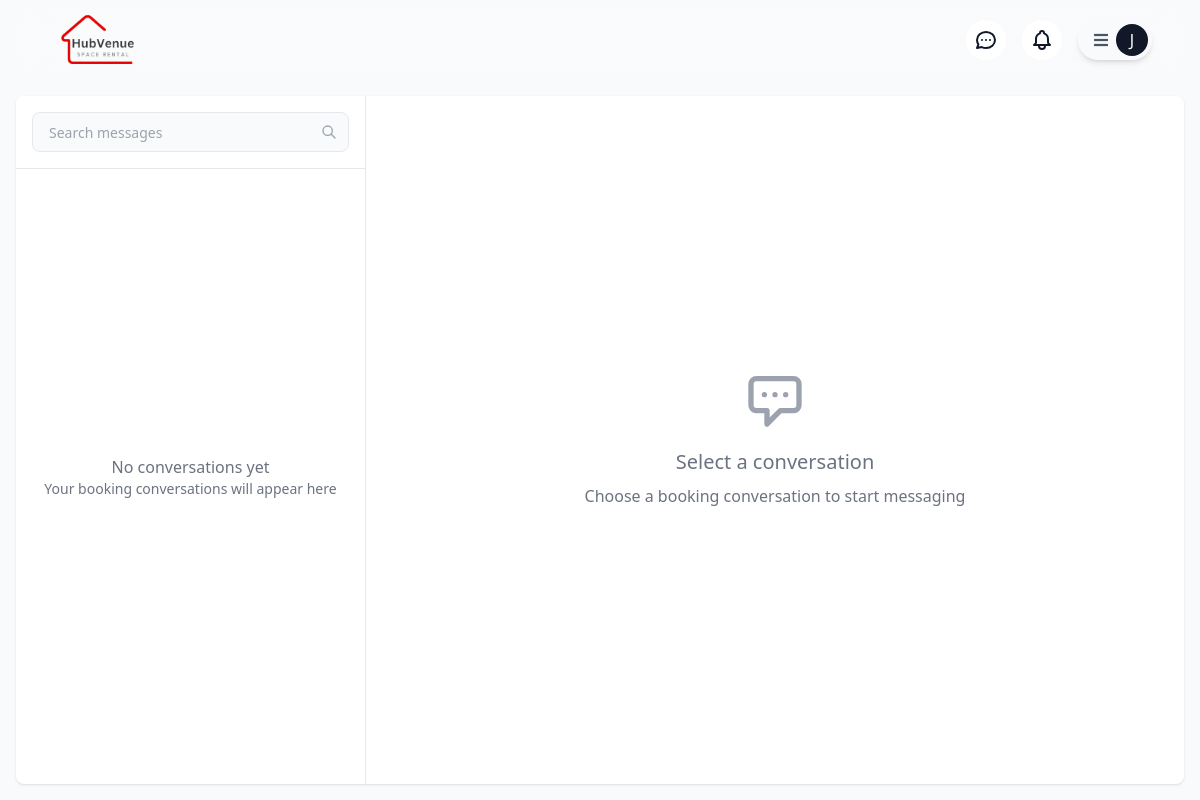
The page /messages.php (signed in) on the database as committed earlier.
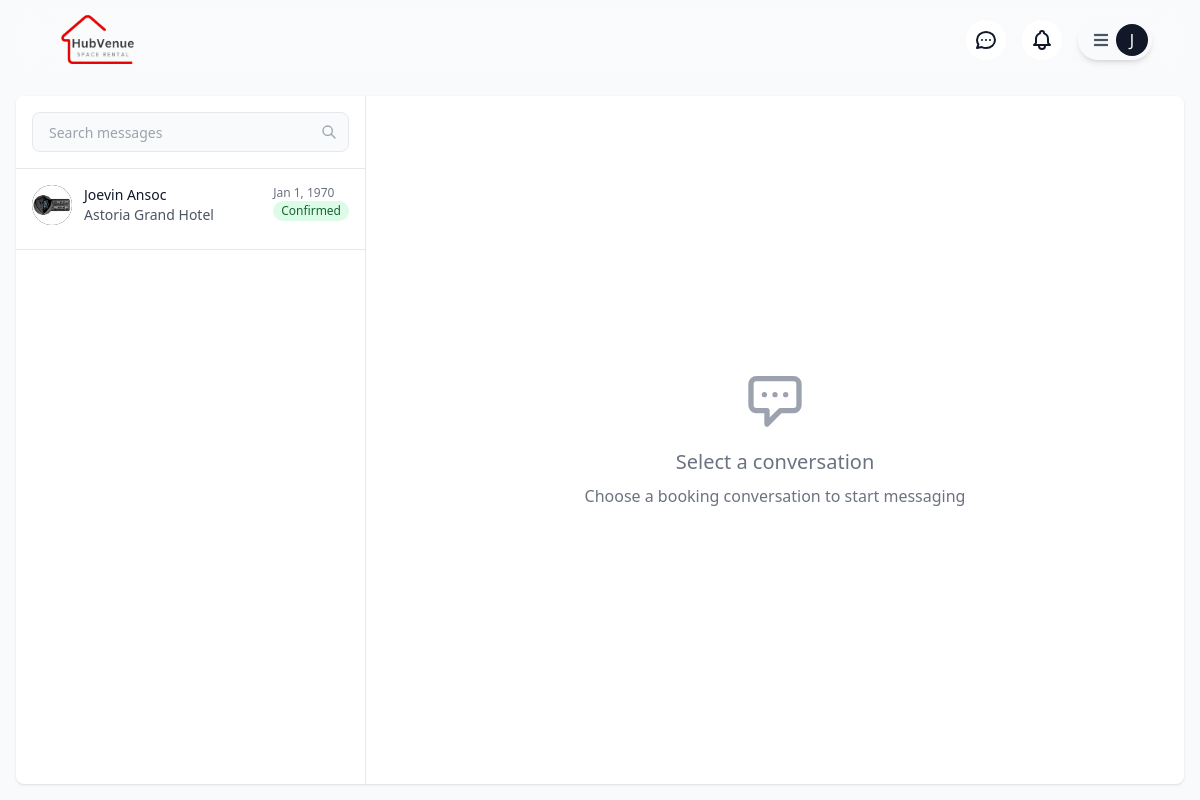
The same page on the database as committed later.
### tables this page shows
CREATE TABLE `bookings` (
  `id` int(11) NOT NULL,
  `booking_start_date` date DEFAULT NULL,
  `booking_end_date` date DEFAULT NULL,
  `booking_participants` int(11) DEFAULT NULL,
  `booking_venue_price` decimal(10,2) DEFAULT NULL,
  `booking_entrance` decimal(10,2) DEFAULT NULL,
  `booking_cleaning` decimal(10,2) DEFAULT NULL,
  `booking_service_fee` decimal(10,2) DEFAULT NULL,
  `booking_duration` int(11) DEFAULT NULL,
  `booking_grand_total` decimal(10,2) DEFAULT NULL,
  `booking_dp_amount` decimal(10,2) DEFAULT NULL,
  `booking_balance` decimal(10,2) DEFAULT NULL,
  `booking_dp_id` int(11) DEFAULT NULL,
  `booking_coupon_id` int(11) DEFAULT NULL,
  `booking_discount_id` int(11) DEFAULT NULL,
  `booking_status_id` int(11) DEFAULT NULL,
  `booking_guest_id` int(11) DEFAULT NULL,
  `booking_venue_id` int(11) DEFAULT NULL,
  `booking_payment_method` int(11) DEFAULT NULL,
  `booking_payment_reference` varchar(255) DEFAULT NULL,
  `booking_payment_status_id` int(11) DEFAULT NULL,
  `booking_request` text DEFAULT NULL,
  `booking_cancellation_reason` text DEFAULT NULL,
  `booking_checkin_link` text NOT NULL,
  `booking_checkout_link` text NOT NULL,
  `booking_checkin_status` enum('Pending','Checked-In','No-Show') NOT NULL DEFAULT 'Pending',
  `booking_checkout_status` enum('Pending','Checked-Out') NOT NULL DEFAULT 'Pending',
  `booking_checkin_date` date NOT NULL,
  `booking_checkout_date` date NOT NULL,
  `booking_created_at` timestamp NOT NULL DEFAULT current_timestamp(),
  `booking_updated_at` timestamp NOT NULL DEFAULT current_timestamp() ON UPDATE current_timestamp()
);

CREATE TABLE `users` (
  `id` int(11) NOT NULL,
  `firstname` varchar(50) NOT NULL,
  `lastname` varchar(50) NOT NULL,
  `middlename` varchar(50) DEFAULT NULL,
  `sex_id` int(11) NOT NULL,
  `user_type_id` int(11) NOT NULL,
  `birthdate` date NOT NULL,
  `contact_number` varchar(50) NOT NULL,
  `address` varchar(255) NOT NULL,
  `profile_pic` text DEFAULT NULL,
  `bio` text DEFAULT NULL,
  `email` varchar(50) NOT NULL,
  `password` varchar(255) NOT NULL,
  `is_Verified` enum('Verified','Not Verified') NOT NULL DEFAULT 'Not Verified',
  `verification_Token` text NOT NULL,
  `remember_token` text DEFAULT NULL,
  `token_expiry` datetime DEFAULT NULL,
  `reset_token` text DEFAULT NULL,
  `reset_token_expiry` datetime DEFAULT NULL,
  `created_at` timestamp NOT NULL DEFAULT current_timestamp(),
  `updated_at` timestamp NOT NULL DEFAULT current_timestamp() ON UPDATE current_timestamp()
);

CREATE TABLE `venues` (
  `id` int(11) NOT NULL,
  `name` varchar(255) NOT NULL,
  `description` text NOT NULL,
  `address` varchar(255) NOT NULL,
  `location` varchar(255) NOT NULL,
  `price` decimal(10,2) NOT NULL,
  `capacity` int(11) NOT NULL,
  `amenities` longtext NOT NULL CHECK (json_valid(`amenities`)),
  `rules` longtext NOT NULL,
  `entrance` int(11) NOT NULL,
  `cleaning` int(11) NOT NULL,
  `down_payment_id` int(11) NOT NULL,
  `venue_tag` int(11) NOT NULL,
  `thumbnail` int(11) NOT NULL,
  `time_inout` text NOT NULL,
  `host_id` int(11) NOT NULL,
  `status_id` int(11) NOT NULL,
  `availability_id` int(11) NOT NULL,
  `created_at` timestamp NOT NULL DEFAULT current_timestamp(),
  `updated_at` timestamp NOT NULL DEFAULT current_timestamp() ON UPDATE current_timestamp()
);

### classes/account.class.php (called while the page is built, shortened)
<?php
require_once(__DIR__ . '/../dbconnection.php');
class Account
{
    protected $db;
    function __construct()
    {
        $this->db = new Database();
    }
    public function getUserRole($userId)
    {
        try {
            $sql = 'SELECT name FROM user_types_sub uts JOIN users u ON uts.id = u.user_type_id WHERE u.id = :userId';
            $stmt = $this->db->connect()->prepare($sql);
            $stmt->bindParam(':userId', $userId);
            $stmt->execute();
            $role = $stmt->fetchColumn();
            return $role;
        } catch (PDOException $e) {
            error_log("Error fetching user role: " . $e->getMessage());
            return false;
        }
    }
}

### dbconnection.php (called while the page is built, shortened)
<?php
class Database
{
    private $host = 'localhost';
    private $username = 'root';
    private $password = '';
    private $dbname = 'hub_venue_1';
    function connect()
    {
        $this->connection = new PDO("mysql:host=$this->host;dbname=$this->dbname", $this->username, $this->password);
        return $this->connection;
    }
}

### messages.php (the view, shortened to what the changed rows need)
<?php
require_once './classes/venue.class.php';
require_once './classes/account.class.php';
require_once './dbconnection.php';
$accountObj = new Account();
$USER_ID = isset($_SESSION['user']) ? $_SESSION['user'] : null;
$userType = $accountObj->getUserRole($USER_ID);
$HOST_ROLE = "Host";
function getStatusBadge($statusId)
{
    $statusClasses = [
        1 => 'bg-yellow-100 text-yellow-800',
        2 => 'bg-green-100 text-green-800',
        3 => 'bg-red-100 text-red-800',
        4 => 'bg-blue-100 text-blue-800'
    ];
    $statusText = [
        1 => 'Pending',
        2 => 'Confirmed',
        3 => 'Cancelled',
        4 => 'Completed'
    ];
    $class = $statusClasses[$statusId] ?? 'bg-gray-100 text-gray-800';
    $text = $statusText[$statusId] ?? 'Unknown';
    return "<span class='inline-block px-2 py-0.5 rounded-full text-xs font-medium {$class}'>{$text}</span>";
}
try {
    $db = new Database();
    $conn = $db->connect();
    if ($userType == $HOST_ROLE) {
        $query = "SELECT DISTINCT
            b.*,
            v.id as venue_id,
            v.name as venue_name,
            v.host_id,
            g.firstname as guest_firstname,
            g.lastname as guest_lastname,
            g.profile_pic as guest_profile_pic,
            g.id as guest_id,
            COALESCE((
                SELECT COUNT(*)
                FROM messages m
                JOIN conversations c ON m.conversation_id = c.id
                LEFT JOIN message_status ms ON m.id = ms.message_id AND ms.user_id = :host_id
                WHERE c.booking_id = b.id
                AND m.sender_id != :host_id
                AND (ms.is_read = 0 OR ms.is_read IS NULL)
            ), 0) as unread_count,
            (
                SELECT m.created_at
                FROM messages m
                JOIN conversations c ON m.conversation_id = c.id
                WHERE c.booking_id = b.id
                ORDER BY m.created_at DESC
                LIMIT 1
            ) as last_message_at
        FROM bookings b
        JOIN venues v ON b.booking_venue_id = v.id
        JOIN users g ON b.booking_guest_id = g.id
        LEFT JOIN conversations c ON c.booking_id = b.id
        LEFT JOIN conversation_participants cp1 ON c.id = cp1.conversation_id AND cp1.user_id = :host_id
        LEFT JOIN conversation_participants cp2 ON c.id = cp2.conversation_id AND cp2.user_id = g.id
        WHERE v.host_id = :host_id
        AND b.booking_status_id = 2  /* Only Confirmed status */
        AND b.booking_payment_status_id = 2  /* Only Paid status */
        GROUP BY b.id, g.id, v.id, v.name, v.host_id, g.firstname, g.lastname, g.profile_pic  /* Include all selected columns */
        ORDER BY unread_count DESC, last_message_at DESC";
        error_log("Executing host query with user ID: " . $USER_ID);
        error_log("Full SQL Query: " . str_replace(':host_id', $USER_ID, $query));
        $stmt = $conn->prepare($query);
        $stmt->execute(['host_id' => $USER_ID]);
        $bookings = $stmt->fetchAll(PDO::FETCH_ASSOC);
        error_log("Host query results count: " . count($bookings));
        foreach ($bookings as $booking) {
            error_log("Found booking - ID: " . $booking['id'] .
                     ", Guest: " . $booking['guest_firstname'] . " " . $booking['guest_lastname'] .
                     ", Venue: " . $booking['venue_name'] .
                     ", Status: " . $booking['booking_status_id'] .
                     ", Payment: " . $booking['booking_payment_status_id']);
        }
    } else {
        $query = "SELECT DISTINCT
            b.*,
            v.id as venue_id,
            v.name as venue_name,
            v.host_id,
            h.firstname as host_firstname,
            h.lastname as host_lastname,
            h.profile_pic as host_profile_pic,
            COALESCE((
                SELECT COUNT(*)
                FROM messages m
                JOIN conversations c ON m.conversation_id = c.id
                LEFT JOIN message_status ms ON m.id = ms.message_id AND ms.user_id = :guest_id
                WHERE c.booking_id = b.id
                AND m.sender_id != :guest_id
                AND (ms.is_read = 0 OR ms.is_read IS NULL)
            ), 0) as unread_count,
            (
                SELECT m.created_at
                FROM messages m
                JOIN conversations c ON m.conversation_id = c.id
                WHERE c.booking_id = b.id
                ORDER BY m.created_at DESC
                LIMIT 1
            ) as last_message_at
        FROM bookings b
        JOIN venues v ON b.booking_venue_id = v.id
        JOIN users h ON v.host_id = h.id
        LEFT JOIN conversations c ON c.booking_id = b.id
        LEFT JOIN conversation_participants cp1 ON c.id = cp1.conversation_id AND cp1.user_id = :guest_id
        LEFT JOIN conversation_participants cp2 ON c.id = cp2.conversation_id AND cp2.user_id = h.id
        WHERE b.booking_guest_id = :guest_id
        AND b.booking_status_id = 2  /* Only Confirmed status */
        AND b.booking_payment_status_id = 2  /* Only Paid status */
        GROUP BY b.id, h.id  /* Group by booking and host to prevent duplicates */
        ORDER BY unread_count DESC, last_message_at DESC";
        $stmt = $conn->prepare($query);
        $stmt->execute(['guest_id' => $USER_ID]);
        $bookings = $stmt->fetchAll(PDO::FETCH_ASSOC);
    }
    $uniqueUsers = [];
    foreach ($bookings as $booking) {
        if ($userType == $HOST_ROLE) {
            $userKey = $booking['guest_id'];
            $userName = $booking['guest_firstname'] . ' ' . $booking['guest_lastname'];
            $guestId = $booking['guest_id'];
            $hostId = $USER_ID;
            $venueId = $booking['venue_id'];
            $venueName = $booking['venue_name'];
            $profilePic = $booking['guest_profile_pic'];
        } else {
            $userKey = $booking['host_id'];
            $userName = $booking['host_firstname'] . ' ' . $booking['host_lastname'];
            $guestId = $USER_ID;
            $hostId = $booking['host_id'];
            $venueId = $booking['venue_id'];
            $venueName = $booking['venue_name'];
            $profilePic = $booking['host_profile_pic'];
        }
        if (
            !isset($uniqueUsers[$userKey]) ||
            strtotime($booking['last_message_at']) > strtotime($uniqueUsers[$userKey]['last_message_at'])
        ) {
            $uniqueUsers[$userKey] = [
                'booking_id' => $booking['id'],
                'venue_id' => $venueId,
                'venue_name' => $venueName,
                'guest_id' => $guestId,
                'host_id' => $hostId,
                'display_name' => $userName,
                'profile_pic' => $profilePic,
                'last_message_at' => $booking['last_message_at'],
                'booking_status_id' => $booking['booking_status_id'],
                'name' => $venueName,
                'unread_count' => (int) $booking['unread_count']
            ];
        }
    }
    usort($uniqueUsers, function ($a, $b) {
        return strtotime($b['last_message_at']) - strtotime($a['last_message_at']);
    });
} catch (PDOException $e) {
    error_log("Database error: " . $e->getMessage());
    $uniqueUsers = [];
}
?>
<!DOCTYPE html>
<html lang="en">
<head>
    <link rel="stylesheet" href="./output.css">
    <link href="https://cdnjs.cloudflare.com/ajax/libs/font-awesome/5.15.3/css/all.min.css" rel="stylesheet" />
    <link rel="stylesheet" href="https://unpkg.com/leaflet@1.9.4/dist/leaflet.css" />
</head>
<body class="bg-gray-50">
    <div class="fixed mt-24 inset-0 pb-4 px-4">
        <div class="bg-white rounded-lg shadow w-full h-full max-w-7xl mx-auto overflow-hidden">
            <div class="flex h-full">
                <div class="w-[350px] flex flex-col border-r flex-shrink-0 h-full">
                    <div id="conversationsList" class="flex-1 overflow-y-auto custom-scrollbar">
                        <?php if (empty($uniqueUsers)): ?>
                            <div class="flex items-center justify-center h-full p-6 text-center text-gray-500">
                                <div>
                                    <p>No conversations yet</p>
                                    <p class="text-sm">Your booking conversations will appear here</p>
                                </div>
                            </div>
                        <?php else: ?>
                            <?php foreach ($uniqueUsers as $user): ?>
                                <div class="conversation-item hover:bg-gray-50 cursor-pointer border-b relative <?php echo ((int) $user['unread_count'] > 0) ? 'bg-blue-50' : ''; ?>"
                                    data-booking-id="<?php echo htmlspecialchars($user['booking_id']); ?>"
                                    data-venue-id="<?php echo htmlspecialchars($user['venue_id']); ?>"
                                    data-guest-id="<?php echo htmlspecialchars($user['guest_id']); ?>"
                                    data-host-id="<?php echo htmlspecialchars($user['host_id']); ?>"
                                    data-unread-count="<?php echo htmlspecialchars($user['unread_count']); ?>"
                                    onclick="loadConversation(this)">
                                    <div class="p-4">
                                        <div class="flex justify-between items-start mb-2">
                                            <div class="flex items-center space-x-3">
                                                <div class="relative">
                                                    <div class="h-10 w-10 rounded-full bg-black text-white flex items-center justify-center overflow-hidden">
                                                        <?php if (!isset($user['profile_pic']) || empty($user['profile_pic'])): ?>
                                                            <span class="text-lg font-medium"><?php echo strtoupper(substr($user['display_name'], 0, 1)); ?></span>
                                                        <?php else: ?>
                                                            <img src="./<?php echo htmlspecialchars($user['profile_pic']); ?>" alt="Profile" class="w-full h-full object-cover">
                                                        <?php endif; ?>
                                                    </div>
                                                </div>
                                                <div>
                                                    <h4 class="font-medium text-sm text-gray-900"><?php echo htmlspecialchars($user['display_name']); ?></h4>
                                                    <p class="text-sm text-gray-600"><?php echo htmlspecialchars($user['venue_name']); ?></p>
                                                </div>
                                            </div>
                                            <div class="flex flex-col items-end">
                                                <span class="text-xs text-gray-500">
                                                    <?php echo date('M j, Y', strtotime($user['last_message_at'])); ?>
                                                </span>
                                                <?php echo getStatusBadge($user['booking_status_id']); ?>
                                            </div>
                                        </div>
                                    </div>
                                </div>
                            <?php endforeach; ?>
                        <?php endif; ?>
                    </div>
                </div>
            </div>
        </div>
    </div>
</body>
</html>

Rows that differ between the two databases and show on the page:
added bookings: users.profile_pic (picture), display_name "Joevin Ansoc", booking_venue.name "Astoria Grand Hotel", last_message_at "Jan 1, 1970", booking_status "Confirmed"
Other text that changed with them:
text no longer shown: "No conversations yet Your booking conversations will appear here"
